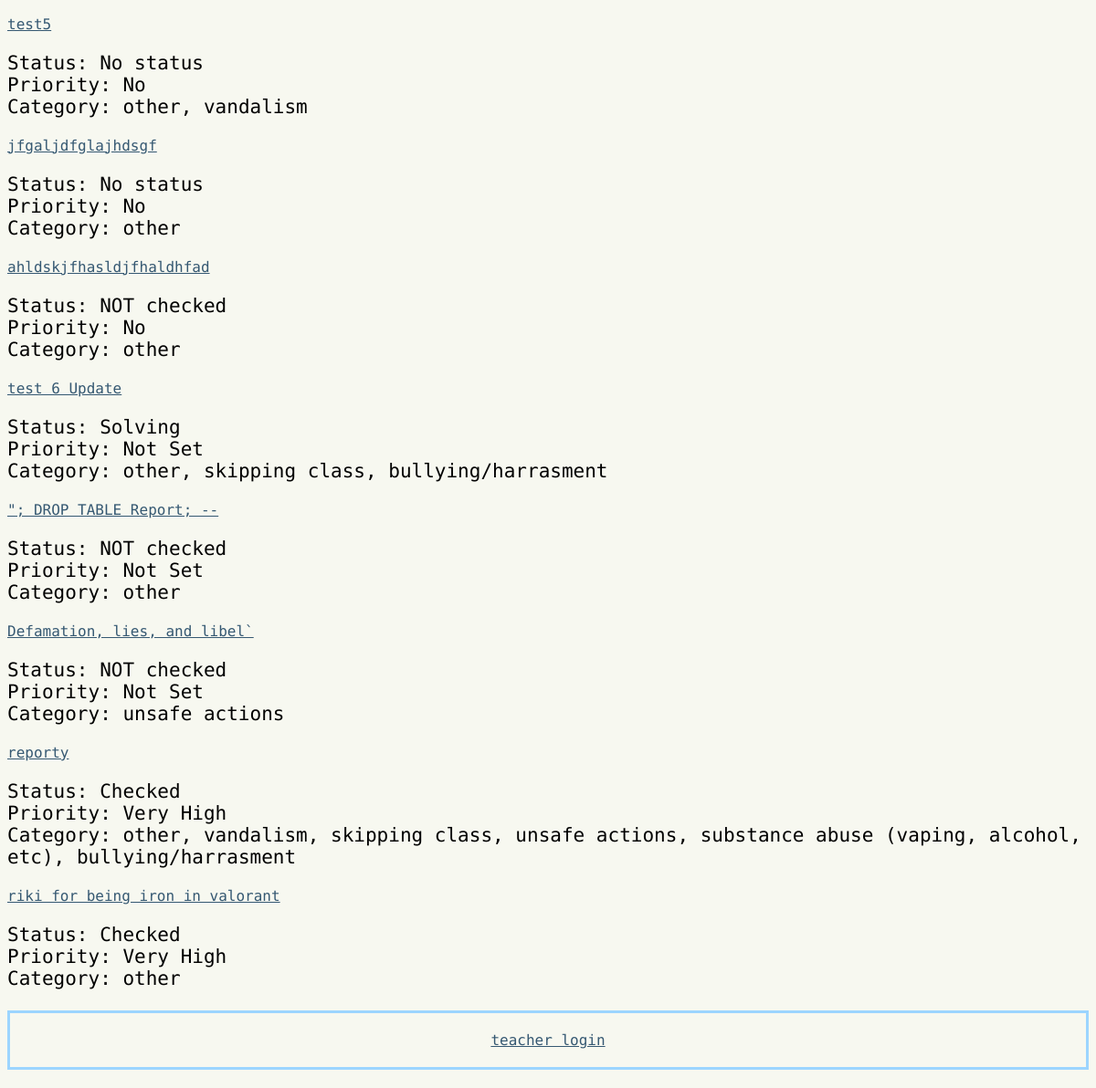
The app's page /view (signed in, lower part), older data.
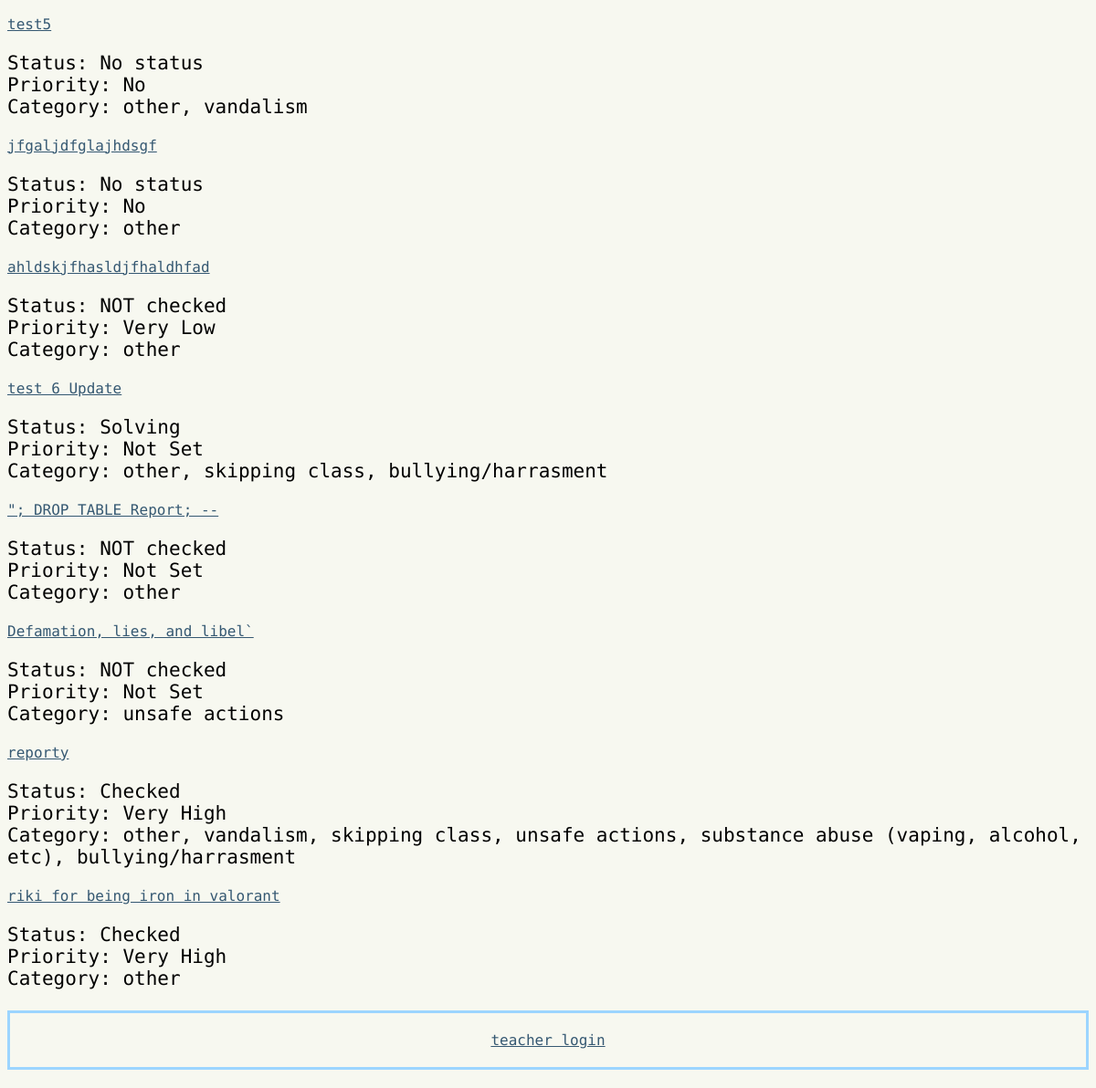
The same page, newer data.
### routes.py (models this page shows)
class Reports(db.Model):
    __tablename__ = "Reports"
    report_id = db.Column(db.Integer, primary_key=True)
    report_title = db.Column(db.String, nullable=False)
    report_detail = db.Column(db.String, nullable=False)
    report_time = db.Column(db.String, nullable=False)
    status_id = db.Column(db.Integer, db.ForeignKey("Status.status_id"), nullable=True)
    status = db.relationship("Status", backref="reports")
    priority_id = db.Column(db.Integer, db.ForeignKey("Priority.priority_id"), nullable=True)
    priority = db.relationship("Priority", backref="reports")
    types = db.relationship("Type", secondary=Report_Type, backref="reports")

class Type(db.Model):
    __tablename__ = "Type"
    type_id = db.Column(db.Integer, primary_key=True)
    type = db.Column(db.String, nullable=False)

class Status(db.Model):
    __tablename__ = "Status"
    status_id = db.Column(db.Integer, primary_key=True)
    status = db.Column(db.String, nullable=False)

class Priority(db.Model):
    __tablename__ = "Priority"
    priority_id = db.Column(db.Integer, primary_key=True)
    priority = db.Column(db.String, nullable=False)

### routes.py (the view)
@app.route("/view", methods=["GET"])
@login_required
def view():
    sort = request.args.get("sort", "original")
    if sort == "status":
        reports = Reports.query.join(Status).order_by(Status.status.asc()).all()
    elif sort == "type":
        reports = Reports.query.join(Reports.types).order_by(Type.type.asc()).all()
    elif sort == "priority":
        reports = Reports.query.join(Priority).order_by(Priority.priority.asc()).all()
    else:
        reports = Reports.query.order_by(Reports.report_id.asc()).all()
    status = Status.query.all()
    types = Type.query.all()
    priority = Priority.query.all()
    return render_template(
        "view.html", reports=reports, status=status, types=types, sort=sort, priority=priority
    )

### routes.py (called while the page is built)
@login_manager.user_loader
def load_user(user_id):
    return User.query.get(user_id)

### templates/view.html (shortened to what this page needs)
{% extends "layout.html" %}
{% block content %}
{% for report in reports %}
    <a href="http://127.0.0.1:5000/edit/{{ report.report_id }}">{{ report.report_title }}</a>
    <p>
    Status:
    {% if report.status %}
        {{ report.status.status }}
    {% else %}
        No status
    {% endif %}
    <br>
        Priority:
    {% if report.priority %}
        {{ report.priority.priority }}
    {% else %}
        No
    {% endif %}
    <br>
    Category:
    {% if report.types %}
        {% for t in report.types %}
            {{ t.type }}{% if not loop.last %}, {% endif %}
        {% endfor %}
    {% else %}
        No type
    {% endif %}
    </p>
{% endfor %}
{% endblock %}

### templates/layout.html (shortened to what this page needs)
<!DOCTYPE html>
<html lang="en">
<head>
    <link rel="stylesheet" href="../static/style.css">
</head>
<body>
    <main>
        {% block content %}
        {% endblock %}
    </main>
    <footer>{% include "footer.html" %}</footer>
</body>
</html>

### templates/footer.html
<div class="footer">
    <a href="http://127.0.0.1:5000/login">teacher login</a>
</div>

### static/style.css (style rules this page uses)
a { color: #355872; font-family: "Victor Mono", monospace; }
p { font-family: "Victor Mono", monospace; font-size: 21px; }
body { background-color: #F7F8F0; }
footer { margin-top: 2%; border: 3px solid #9CD5FF; text-align: center; font-family: "Victor Mono", monospace; padding: 20px; margin-bottom: 20px; }

Row changes from the older to the newer data that the page shows:
changed Reports "ahldskjfhasldjfhaldhfad": priority.priority (not shown) → "Very Low"; no longer shows "No"
